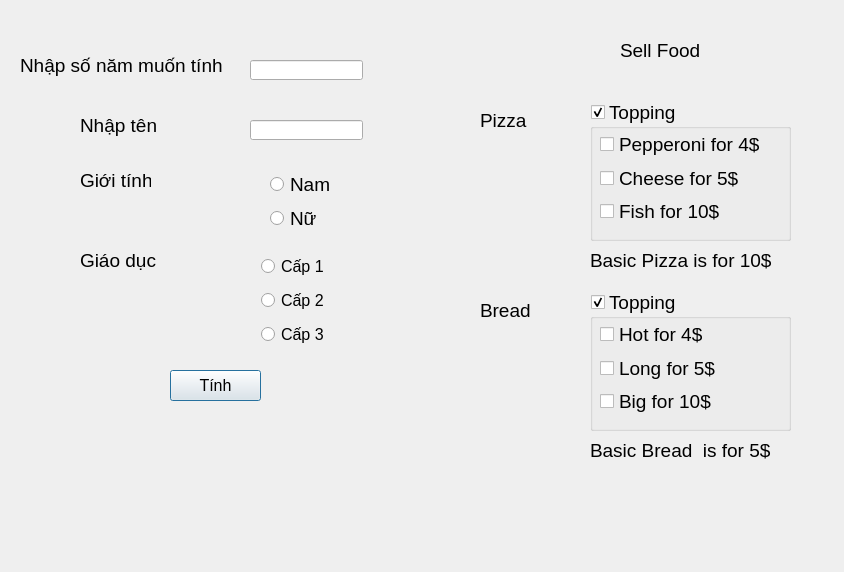
<?xml version="1.0" encoding="UTF-8"?>
<ui version="4.0">
 <class>Dialog</class>
 <widget class="QDialog" name="Dialog">
  <property name="geometry">
   <rect>
    <x>0</x>
    <y>0</y>
    <width>844</width>
    <height>572</height>
   </rect>
  </property>
  <property name="windowTitle">
   <string>Dialog</string>
  </property>
  <widget class="QPushButton" name="pushButton">
   <property name="geometry">
    <rect>
     <x>170</x>
     <y>370</y>
     <width>91</width>
     <height>31</height>
    </rect>
   </property>
   <property name="font">
    <font>
     <pointsize>12</pointsize>
    </font>
   </property>
   <property name="text">
    <string>Tính</string>
   </property>
  </widget>
  <widget class="QLineEdit" name="InputYear">
   <property name="geometry">
    <rect>
     <x>250</x>
     <y>60</y>
     <width>113</width>
     <height>20</height>
    </rect>
   </property>
   <property name="font">
    <font>
     <pointsize>12</pointsize>
    </font>
   </property>
  </widget>
  <widget class="QLabel" name="NameProgram">
   <property name="geometry">
    <rect>
     <x>20</x>
     <y>50</y>
     <width>211</width>
     <height>31</height>
    </rect>
   </property>
   <property name="font">
    <font>
     <pointsize>14</pointsize>
    </font>
   </property>
   <property name="text">
    <string>Nhập số năm muốn tính</string>
   </property>
  </widget>
  <widget class="QLabel" name="NameProgram_2">
   <property name="geometry">
    <rect>
     <x>80</x>
     <y>110</y>
     <width>81</width>
     <height>31</height>
    </rect>
   </property>
   <property name="font">
    <font>
     <pointsize>14</pointsize>
    </font>
   </property>
   <property name="text">
    <string>Nhập tên</string>
   </property>
  </widget>
  <widget class="QLineEdit" name="InputName">
   <property name="geometry">
    <rect>
     <x>250</x>
     <y>120</y>
     <width>113</width>
     <height>20</height>
    </rect>
   </property>
   <property name="font">
    <font>
     <pointsize>12</pointsize>
    </font>
   </property>
  </widget>
  <widget class="QLabel" name="Sex">
   <property name="geometry">
    <rect>
     <x>80</x>
     <y>170</y>
     <width>71</width>
     <height>21</height>
    </rect>
   </property>
   <property name="font">
    <font>
     <pointsize>14</pointsize>
    </font>
   </property>
   <property name="text">
    <string>Giới tính</string>
   </property>
  </widget>
  <widget class="QLabel" name="Sex_2">
   <property name="geometry">
    <rect>
     <x>80</x>
     <y>250</y>
     <width>81</width>
     <height>21</height>
    </rect>
   </property>
   <property name="font">
    <font>
     <pointsize>14</pointsize>
    </font>
   </property>
   <property name="text">
    <string>Giáo dục</string>
   </property>
  </widget>
  <widget class="QWidget" name="layoutWidget">
   <property name="geometry">
    <rect>
     <x>261</x>
     <y>251</y>
     <width>111</width>
     <height>101</height>
    </rect>
   </property>
   <layout class="QVBoxLayout" name="verticalLayout">
    <item>
     <widget class="QRadioButton" name="cap1">
      <property name="font">
       <font>
        <pointsize>12</pointsize>
       </font>
      </property>
      <property name="text">
       <string>Cấp 1</string>
      </property>
     </widget>
    </item>
    <item>
     <widget class="QRadioButton" name="cap2">
      <property name="font">
       <font>
        <pointsize>12</pointsize>
       </font>
      </property>
      <property name="text">
       <string>Cấp 2</string>
      </property>
     </widget>
    </item>
    <item>
     <widget class="QRadioButton" name="cap3">
      <property name="font">
       <font>
        <pointsize>12</pointsize>
       </font>
      </property>
      <property name="text">
       <string>Cấp 3</string>
      </property>
     </widget>
    </item>
   </layout>
  </widget>
  <widget class="QWidget" name="layoutWidget">
   <property name="geometry">
    <rect>
     <x>270</x>
     <y>170</y>
     <width>64</width>
     <height>62</height>
    </rect>
   </property>
   <layout class="QVBoxLayout" name="verticalLayout_2">
    <item>
     <widget class="QRadioButton" name="MaleButton">
      <property name="font">
       <font>
        <pointsize>14</pointsize>
       </font>
      </property>
      <property name="text">
       <string>Nam</string>
      </property>
     </widget>
    </item>
    <item>
     <widget class="QRadioButton" name="FemaleButton">
      <property name="font">
       <font>
        <pointsize>14</pointsize>
       </font>
      </property>
      <property name="text">
       <string>Nữ</string>
      </property>
     </widget>
    </item>
   </layout>
  </widget>
  <widget class="QWidget" name="layoutWidget">
   <property name="geometry">
    <rect>
     <x>20</x>
     <y>410</y>
     <width>401</width>
     <height>81</height>
    </rect>
   </property>
   <layout class="QHBoxLayout" name="horizontalLayout_3">
    <item>
     <widget class="QLabel" name="result_name">
      <property name="font">
       <font>
        <pointsize>14</pointsize>
       </font>
      </property>
      <property name="text">
       <string/>
      </property>
     </widget>
    </item>
    <item>
     <widget class="QLabel" name="result_year">
      <property name="font">
       <font>
        <pointsize>14</pointsize>
       </font>
      </property>
      <property name="text">
       <string/>
      </property>
     </widget>
    </item>
    <item>
     <layout class="QHBoxLayout" name="horizontalLayout_2">
      <item>
       <layout class="QHBoxLayout" name="horizontalLayout">
        <item>
         <widget class="QLabel" name="result_sex">
          <property name="font">
           <font>
            <pointsize>14</pointsize>
           </font>
          </property>
          <property name="text">
           <string/>
          </property>
         </widget>
        </item>
       </layout>
      </item>
      <item>
       <widget class="QLabel" name="result_education">
        <property name="font">
         <font>
          <pointsize>14</pointsize>
         </font>
        </property>
        <property name="text">
         <string/>
        </property>
       </widget>
      </item>
     </layout>
    </item>
   </layout>
  </widget>
  <widget class="QLabel" name="label">
   <property name="geometry">
    <rect>
     <x>620</x>
     <y>30</y>
     <width>81</width>
     <height>41</height>
    </rect>
   </property>
   <property name="font">
    <font>
     <pointsize>14</pointsize>
    </font>
   </property>
   <property name="text">
    <string>Sell Food</string>
   </property>
  </widget>
  <widget class="QLabel" name="pizza_lable">
   <property name="geometry">
    <rect>
     <x>480</x>
     <y>110</y>
     <width>51</width>
     <height>21</height>
    </rect>
   </property>
   <property name="font">
    <font>
     <pointsize>14</pointsize>
    </font>
   </property>
   <property name="text">
    <string>Pizza</string>
   </property>
  </widget>
  <widget class="QGroupBox" name="groupBox_pizza">
   <property name="geometry">
    <rect>
     <x>590</x>
     <y>100</y>
     <width>201</width>
     <height>141</height>
    </rect>
   </property>
   <property name="font">
    <font>
     <pointsize>14</pointsize>
    </font>
   </property>
   <property name="title">
    <string>Topping</string>
   </property>
   <property name="checkable">
    <bool>true</bool>
   </property>
   <widget class="QWidget" name="">
    <property name="geometry">
     <rect>
      <x>10</x>
      <y>30</y>
      <width>164</width>
      <height>95</height>
     </rect>
    </property>
    <layout class="QVBoxLayout" name="verticalLayout_3">
     <item>
      <widget class="QCheckBox" name="pepperoni_check">
       <property name="text">
        <string>Pepperoni for 4$</string>
       </property>
      </widget>
     </item>
     <item>
      <widget class="QCheckBox" name="cheese_check">
       <property name="text">
        <string>Cheese for 5$ </string>
       </property>
      </widget>
     </item>
     <item>
      <widget class="QCheckBox" name="fish_check">
       <property name="text">
        <string>Fish for 10$</string>
       </property>
      </widget>
     </item>
    </layout>
   </widget>
  </widget>
  <widget class="QGroupBox" name="groupBox_bread">
   <property name="geometry">
    <rect>
     <x>590</x>
     <y>290</y>
     <width>201</width>
     <height>141</height>
    </rect>
   </property>
   <property name="font">
    <font>
     <pointsize>14</pointsize>
    </font>
   </property>
   <property name="title">
    <string>Topping</string>
   </property>
   <property name="checkable">
    <bool>true</bool>
   </property>
   <widget class="QWidget" name="layoutWidget_2">
    <property name="geometry">
     <rect>
      <x>10</x>
      <y>30</y>
      <width>164</width>
      <height>95</height>
     </rect>
    </property>
    <layout class="QVBoxLayout" name="verticalLayout_4">
     <item>
      <widget class="QCheckBox" name="hot_check">
       <property name="text">
        <string>Hot for 4$</string>
       </property>
      </widget>
     </item>
     <item>
      <widget class="QCheckBox" name="long_check">
       <property name="text">
        <string>Long for 5$ </string>
       </property>
      </widget>
     </item>
     <item>
      <widget class="QCheckBox" name="big_check">
       <property name="text">
        <string>Big for 10$</string>
       </property>
      </widget>
     </item>
    </layout>
   </widget>
  </widget>
  <widget class="QLabel" name="bread_lable">
   <property name="geometry">
    <rect>
     <x>480</x>
     <y>300</y>
     <width>51</width>
     <height>21</height>
    </rect>
   </property>
   <property name="font">
    <font>
     <pointsize>14</pointsize>
    </font>
   </property>
   <property name="text">
    <string>Bread</string>
   </property>
  </widget>
  <widget class="QLabel" name="result_food">
   <property name="geometry">
    <rect>
     <x>490</x>
     <y>480</y>
     <width>291</width>
     <height>61</height>
    </rect>
   </property>
   <property name="font">
    <font>
     <pointsize>14</pointsize>
    </font>
   </property>
   <property name="text">
    <string/>
   </property>
  </widget>
  <widget class="QLabel" name="label_2">
   <property name="geometry">
    <rect>
     <x>590</x>
     <y>250</y>
     <width>201</width>
     <height>20</height>
    </rect>
   </property>
   <property name="font">
    <font>
     <pointsize>14</pointsize>
    </font>
   </property>
   <property name="text">
    <string>Basic Pizza is for 10$</string>
   </property>
  </widget>
  <widget class="QLabel" name="label_3">
   <property name="geometry">
    <rect>
     <x>590</x>
     <y>440</y>
     <width>201</width>
     <height>20</height>
    </rect>
   </property>
   <property name="font">
    <font>
     <pointsize>14</pointsize>
    </font>
   </property>
   <property name="text">
    <string>Basic Bread  is for 5$</string>
   </property>
  </widget>
 </widget>
 <resources/>
 <connections/>
</ui>
